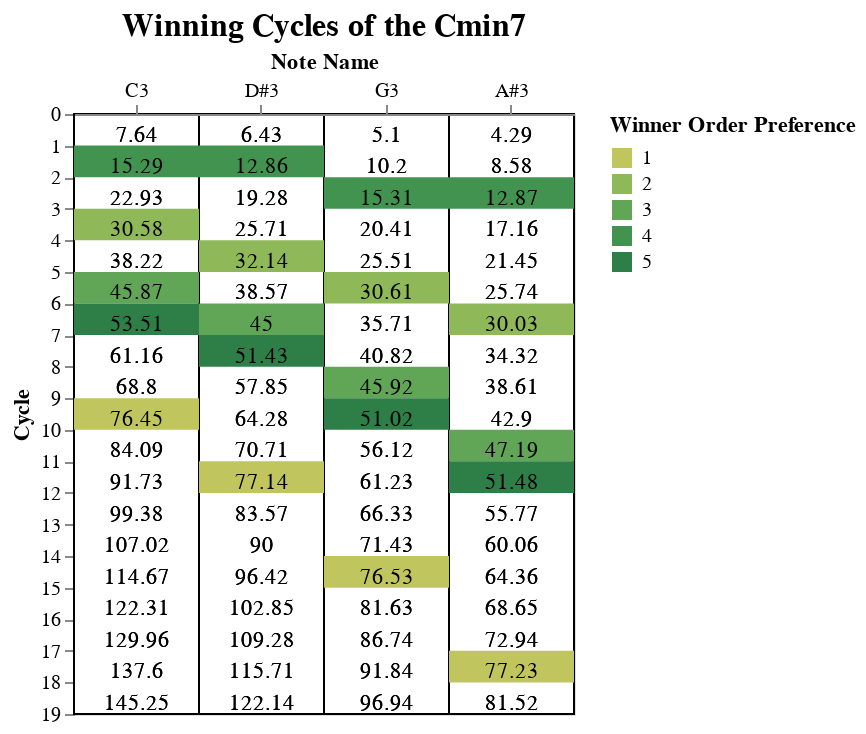

Notebook source saved alongside this figure:
### Code cell
(chart_grid+chart_rect_win+text).properties(width=250, title='Winning Cycles of the Cmin7').configure_title(
fontSize=16,
anchor='middle',	
)

### Figure 1 — Vega-Lite specification as saved in the notebook (floating-point values rounded to 4 significant figures)
{"config": {"view": {"continuousWidth": 300, "continuousHeight": 300}, "title": {"anchor": "middle", "fontSize": 16}}, "layer": [{"mark": {"type": "rect", "color": "white", "stroke": "black"}, "encoding": {"x": {"axis": {"labelAngle": 0, "orient": "top", "title": "Note Name"}, "field": "note_name", "sort": ["C3", "D#3", "G3", "A#3"], "type": "nominal"}, "y": {"axis": {"tickCount": 20, "title": "Cycle"}, "field": "cycle_or_t", "scale": {"domain": [0, 19], "reverse": true}, "type": "quantitative"}}}, {"mark": {"type": "text", "baseline": "bottom"}, "encoding": {"text": {"field": "t_values", "type": "quantitative"}, "x": {"field": "note_name", "sort": ["C3", "D#3", "G3", "A#3"], "type": "nominal"}, "y": {"axis": {"tickCount": 20, "title": "Cycle"}, "field": "cycle_or_t", "scale": {"domain": [0, 19], "reverse": true}, "type": "quantitative"}}}, {"data": {"name": "data-9c5385e5da5522f0e1a7f465bd049c21"}, "mark": {"type": "rect"}, "encoding": {"color": {"field": "winner_num", "scale": {"scheme": "goldgreen"}, "title": "Winner Order Preference", "type": "ordinal"}, "x": {"axis": {"labelAngle": 0, "orient": "top", "title": "Note Name"}, "field": "note_name", "sort": ["C3", "D#3", "G3", "A#3"], "type": "nominal"}, "y": {"axis": {"tickCount": 20, "title": "Cycle"}, "field": "cycle_or_t", "scale": {"domain": [0, 19], "reverse": true}, "type": "quantitative"}, "y2": {"field": "cycle_or_t_end"}}}, {"data": {"name": "data-3bf4e51a39332d5b9a3693ed1af79138"}, "mark": {"type": "text", "baseline": "bottom"}, "encoding": {"text": {"field": "t_values", "type": "quantitative"}, "x": {"field": "note_name", "sort": ["C3", "D#3", "G3", "A#3"], "type": "nominal"}, "y": {"axis": {"tickCount": 20, "title": "Cycle"}, "field": "cycle_or_t", "scale": {"domain": [0, 19], "reverse": true}, "type": "quantitative"}}}], "data": {"name": "data-3bf4e51a39332d5b9a3693ed1af79138"}, "title": "Winning Cycles of the Cmin7", "width": 250, "$schema": "https://vega.github.io/schema/vega-lite/v5.20.1.json", "datasets": {"data-3bf4e51a39332d5b9a3693ed1af79138": [{"cycle_or_t": 1, "note_name": "C3", "t_values": 7.64}, {"cycle_or_t": 2, "note_name": "C3", "t_values": 15.29}, {"cycle_or_t": 3, "note_name": "C3", "t_values": 22.93}, {"cycle_or_t": 4, "note_name": "C3", "t_values": 30.58}, {"cycle_or_t": 5, "note_name": "C3", "t_values": 38.22}, {"cycle_or_t": 6, "note_name": "C3", "t_values": 45.87}, {"cycle_or_t": 7, "note_name": "C3", "t_values": 53.51}, {"cycle_or_t": 8, "note_name": "C3", "t_values": 61.16}, {"cycle_or_t": 9, "note_name": "C3", "t_values": 68.8}, {"cycle_or_t": 10, "note_name": "C3", "t_values": 76.45}, {"cycle_or_t": 11, "note_name": "C3", "t_values": 84.09}, {"cycle_or_t": 12, "note_name": "C3", "t_values": 91.73}, {"cycle_or_t": 13, "note_name": "C3", "t_values": 99.38}, {"cycle_or_t": 14, "note_name": "C3", "t_values": 107.0}, {"cycle_or_t": 15, "note_name": "C3", "t_values": 114.7}, {"cycle_or_t": 16, "note_name": "C3", "t_values": 122.3}, {"cycle_or_t": 17, "note_name": "C3", "t_values": 130.0}, {"cycle_or_t": 18, "note_name": "C3", "t_values": 137.6}, {"cycle_or_t": 19, "note_name": "C3", "t_values": 145.2}, {"cycle_or_t": 1, "note_name": "D#3", "t_values": 6.43}, {"cycle_or_t": 2, "note_name": "D#3", "t_values": 12.86}, {"cycle_or_t": 3, "note_name": "D#3", "t_values": 19.28}, {"cycle_or_t": 4, "note_name": "D#3", "t_values": 25.71}, {"cycle_or_t": 5, "note_name": "D#3", "t_values": 32.14}, {"cycle_or_t": 6, "note_name": "D#3", "t_values": 38.57}, {"cycle_or_t": 7, "note_name": "D#3", "t_values": 45.0}, {"cycle_or_t": 8, "note_name": "D#3", "t_values": 51.43}, {"cycle_or_t": 9, "note_name": "D#3", "t_values": 57.85}, {"cycle_or_t": 10, "note_name": "D#3", "t_values": 64.28}, {"cycle_or_t": 11, "note_name": "D#3", "t_values": 70.71}, {"cycle_or_t": 12, "note_name": "D#3", "t_values": 77.14}, {"cycle_or_t": 13, "note_name": "D#3", "t_values": 83.57}, {"cycle_or_t": 14, "note_name": "D#3", "t_values": 90.0}, {"cycle_or_t": 15, "note_name": "D#3", "t_values": 96.42}, {"cycle_or_t": 16, "note_name": "D#3", "t_values": 102.8}, {"cycle_or_t": 17, "note_name": "D#3", "t_values": 109.3}, {"cycle_or_t": 18, "note_name": "D#3", "t_values": 115.7}, {"cycle_or_t": 19, "note_name": "D#3", "t_values": 122.1}, {"cycle_or_t": 1, "note_name": "G3", "t_values": 5.1}, {"cycle_or_t": 2, "note_name": "G3", "t_values": 10.2}, {"cycle_or_t": 3, "note_name": "G3", "t_values": 15.31}, {"cycle_or_t": 4, "note_name": "G3", "t_values": 20.41}, {"cycle_or_t": 5, "note_name": "G3", "t_values": 25.51}, {"cycle_or_t": 6, "note_name": "G3", "t_values": 30.61}, {"cycle_or_t": 7, "note_name": "G3", "t_values": 35.71}, {"cycle_or_t": 8, "note_name": "G3", "t_values": 40.82}, {"cycle_or_t": 9, "note_name": "G3", "t_values": 45.92}, {"cycle_or_t": 10, "note_name": "G3", "t_values": 51.02}, {"cycle_or_t": 11, "note_name": "G3", "t_values": 56.12}, {"cycle_or_t": 12, "note_name": "G3", "t_values": 61.23}, {"cycle_or_t": 13, "note_name": "G3", "t_values": 66.33}, {"cycle_or_t": 14, "note_name": "G3", "t_values": 71.43}, {"cycle_or_t": 15, "note_name": "G3", "t_values": 76.53}, {"cycle_or_t": 16, "note_name": "G3", "t_values": 81.63}, {"cycle_or_t": 17, "note_name": "G3", "t_values": 86.74}, {"cycle_or_t": 18, "note_name": "G3", "t_values": 91.84}, {"cycle_or_t": 19, "note_name": "G3", "t_values": 96.94}, {"cycle_or_t": 1, "note_name": "A#3", "t_values": 4.29}, {"cycle_or_t": 2, "note_name": "A#3", "t_values": 8.58}, {"cycle_or_t": 3, "note_name": "A#3", "t_values": 12.87}, {"cycle_or_t": 4, "note_name": "A#3", "t_values": 17.16}, {"cycle_or_t": 5, "note_name": "A#3", "t_values": 21.45}, {"cycle_or_t": 6, "note_name": "A#3", "t_values": 25.74}, {"cycle_or_t": 7, "note_name": "A#3", "t_values": 30.03}, {"cycle_or_t": 8, "note_name": "A#3", "t_values": 34.32}, {"cycle_or_t": 9, "note_name": "A#3", "t_values": 38.61}, {"cycle_or_t": 10, "note_name": "A#3", "t_values": 42.9}, {"cycle_or_t": 11, "note_name": "A#3", "t_values": 47.19}, {"cycle_or_t": 12, "note_name": "A#3", "t_values": 51.48}, {"cycle_or_t": 13, "note_name": "A#3", "t_values": 55.77}, {"cycle_or_t": 14, "note_name": "A#3", "t_values": 60.06}, {"cycle_or_t": 15, "note_name": "A#3", "t_values": 64.36}, {"cycle_or_t": 16, "note_name": "A#3", "t_values": 68.65}, {"cycle_or_t": 17, "note_name": "A#3", "t_values": 72.94}, {"cycle_or_t": 18, "note_name": "A#3", "t_values": 77.23}, {"cycle_or_t": 19, "note_name": "A#3", "t_values": 81.52}], "data-9c5385e5da5522f0e1a7f465bd049c21": [{"note_name": "C3", "t_values": 0.07645, "cycle_or_t": 9.0, "winner_num": 1, "cycle_or_t_end": 10.0}, {"note_name": "D#3", "t_values": 0.07714, "cycle_or_t": 11.0, "winner_num": 1, "cycle_or_t_end": 12.0}, {"note_name": "G3", "t_values": 0.07653, "cycle_or_t": 14.0, "winner_num": 1, "cycle_or_t_end": 15.0}, {"note_name": "A#3", "t_values": 0.07723, "cycle_or_t": 17.0, "winner_num": 1, "cycle_or_t_end": 18.0}, {"note_name": "C3", "t_values": 0.03058, "cycle_or_t": 3.0, "winner_num": 2, "cycle_or_t_end": 4.0}, {"note_name": "D#3", "t_values": 0.03214, "cycle_or_t": 4.0, "winner_num": 2, "cycle_or_t_end": 5.0}, {"note_name": "G3", "t_values": 0.03061, "cycle_or_t": 5.0, "winner_num": 2, "cycle_or_t_end": 6.0}, {"note_name": "A#3", "t_values": 0.03003, "cycle_or_t": 6.0, "winner_num": 2, "cycle_or_t_end": 7.0}, {"note_name": "C3", "t_values": 0.04587, "cycle_or_t": 5.0, "winner_num": 3, "cycle_or_t_end": 6.0}, {"note_name": "D#3", "t_values": 0.045, "cycle_or_t": 6.0, "winner_num": 3, "cycle_or_t_end": 7.0}, {"note_name": "G3", "t_values": 0.04592, "cycle_or_t": 8.0, "winner_num": 3, "cycle_or_t_end": 9.0}, {"note_name": "A#3", "t_values": 0.04719, "cycle_or_t": 10.0, "winner_num": 3, "cycle_or_t_end": 11.0}, {"note_name": "C3", "t_values": 0.01529, "cycle_or_t": 1.0, "winner_num": 4, "cycle_or_t_end": 2.0}, {"note_name": "D#3", "t_values": 0.01286, "cycle_or_t": 1.0, "winner_num": 4, "cycle_or_t_end": 2.0}, {"note_name": "G3", "t_values": 0.01531, "cycle_or_t": 2.0, "winner_num": 4, "cycle_or_t_end": 3.0}, {"note_name": "A#3", "t_values": 0.01287, "cycle_or_t": 2.0, "winner_num": 4, "cycle_or_t_end": 3.0}, {"note_name": "C3", "t_values": 0.05351, "cycle_or_t": 6.0, "winner_num": 5, "cycle_or_t_end": 7.0}, {"note_name": "D#3", "t_values": 0.05143, "cycle_or_t": 7.0, "winner_num": 5, "cycle_or_t_end": 8.0}, {"note_name": "G3", "t_values": 0.05102, "cycle_or_t": 9.0, "winner_num": 5, "cycle_or_t_end": 10.0}, {"note_name": "A#3", "t_values": 0.05148, "cycle_or_t": 11.0, "winner_num": 5, "cycle_or_t_end": 12.0}]}}
